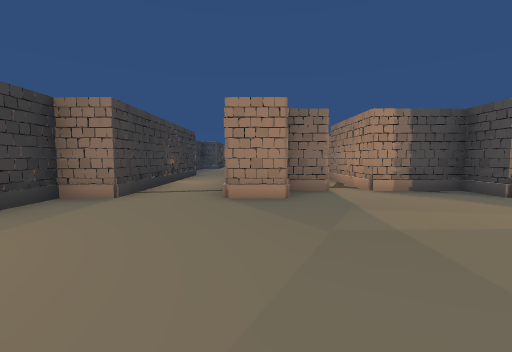
View 1 (above)

19 first-person views from a walk through a scene from a Unity 3-D project. The camera is 1.4 m above the floor, tilts 4° down and sees 90° across. The floor is counted in squares, 2 m on a side. Each view is taken from the middle of a square. On the plan, view 1 faces up. The plan holds only what a view shows up to about 9 squares ahead; the rest is blank. The place goes on beyond the plan. The player is left out. Some animated figures are not drawn.

View 2
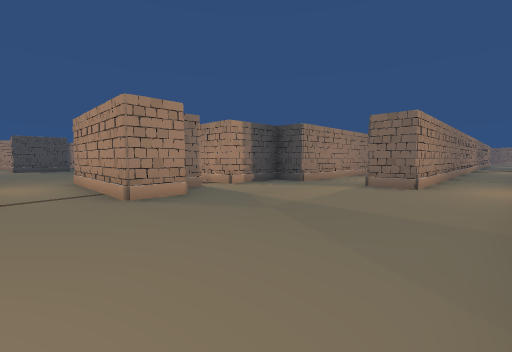

View 3
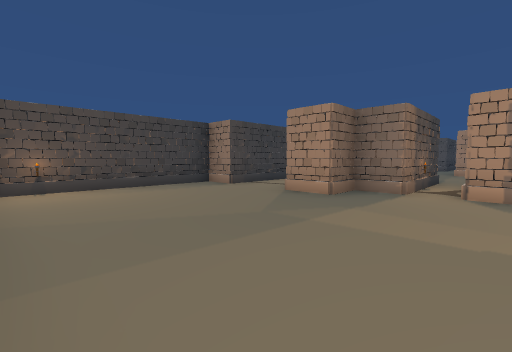

View 4
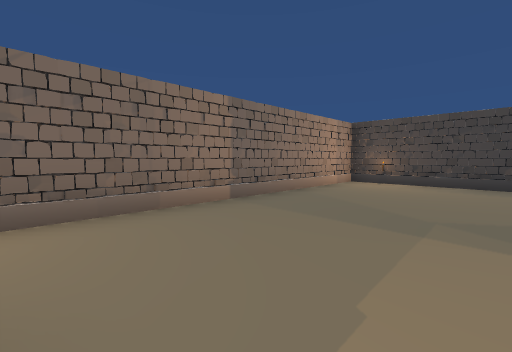

View 5
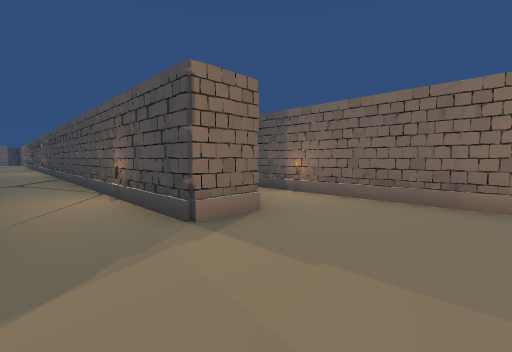

View 6
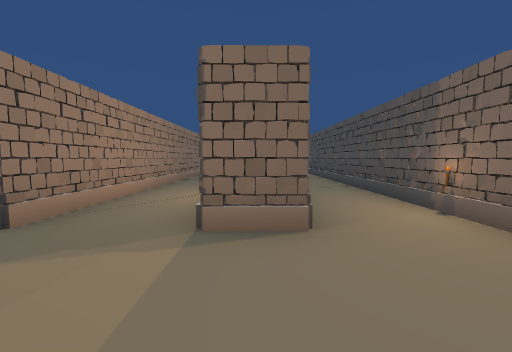

View 7
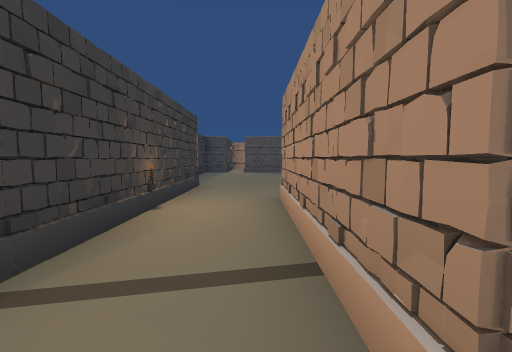

View 8
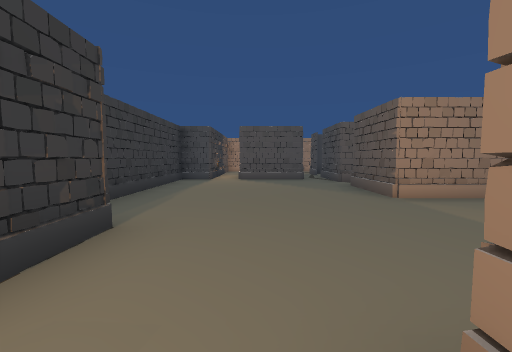

View 9
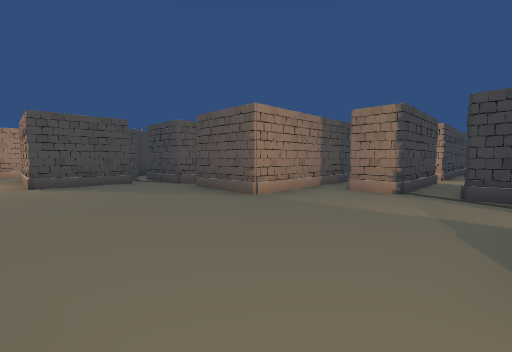

View 10
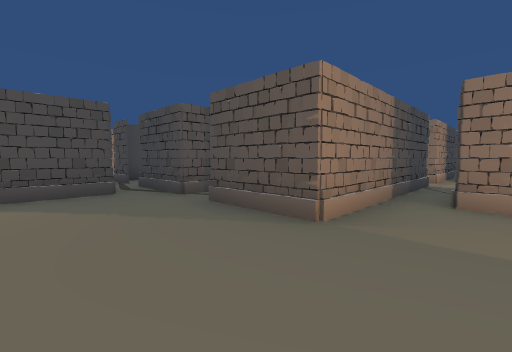

View 11
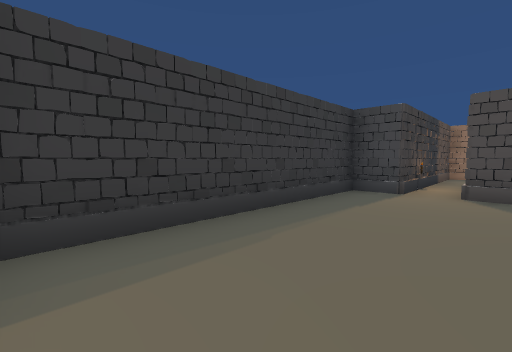

View 12
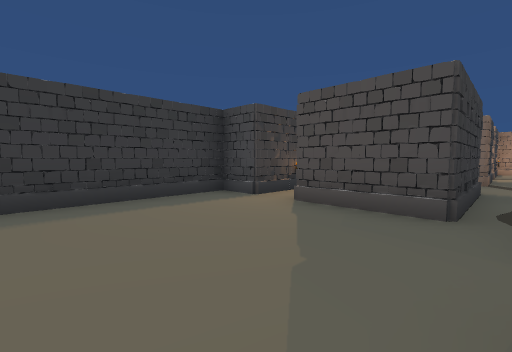

View 13
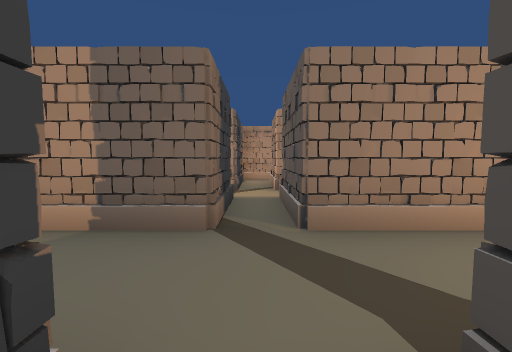

View 14
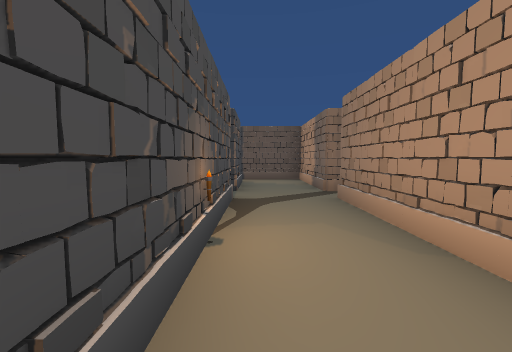

View 15
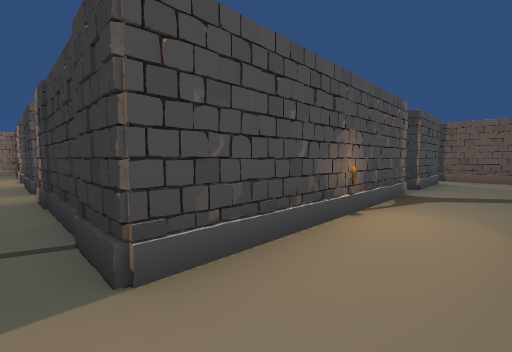

View 16
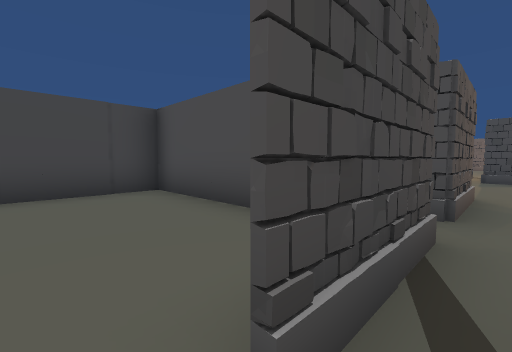

View 17
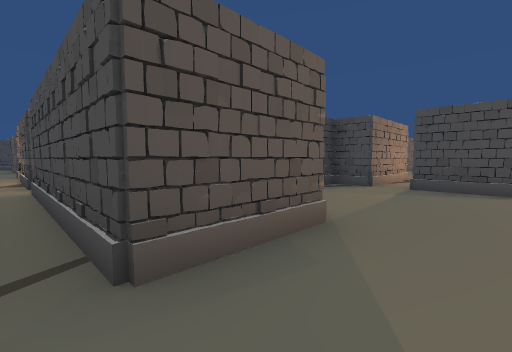

View 18
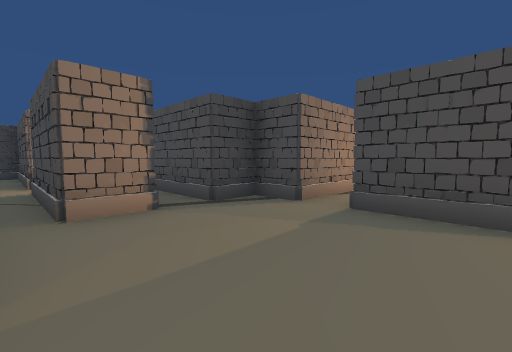

View 19
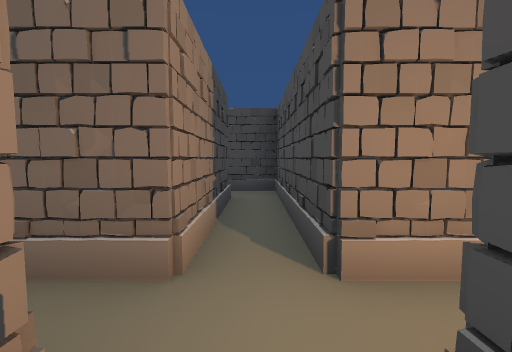

### Floor plan
Key: @ floor where view 1 was taken; # wall or solid block; . floor; O other object.
Columns run from 4 left of view 1 to 14 right of it. Each row starts with its distance up from view 1.
 28      #
 27     #O
 26     #.#
 25     #.#
 24      .
 23     #.#
 22  ####.###
 21  #..........
 20  #......O...
 19  #.##.######
 18  #O##......#
 17 ##.##.#....#
 16 #.....#....#
 15 #.....######..O..
 14 #.....#####.### #
 13 #.....#####.### #
 12 #...............#
 11 #.......###O#####
 10 ##............
  9  #......###.
  8  #O.##.##
  7  #..##O#
  6  #..##.###
  5 ##..#....#######
  4 #..................
  3 #..........O.......
  2 #........#########
  1 #..............
  0 #O..@....O......
 -1 ################

Where each view was taken, in squares from view 1:
view 1: 0 up, 0 right, facing up
view 2: 0 up, 2 left, facing up-right
view 3: 0 up, 3 right, facing up-left
view 4: 3 up, 4 right, facing down-left
view 5: 4 up, 2 right, facing down-right
view 6: 2 up, 2 right, facing right
view 7: 4 up, 1 left, facing up
view 8: 8 up, 1 left, facing up
view 9: 9 up, 2 left, facing up-right
view 10: 11 up, 1 left, facing up-right
view 11: 11 up, 1 left, facing up-left
view 12: 13 up, 1 right, facing up-left
view 13: 19 up, 1 right, facing up
view 14: 20 up, 6 right, facing left
view 15: 21 up, 7 right, facing down-left
view 16: 18 up, 1 right, facing down-right
view 17: 15 up, 0 right, facing down-right
view 18: 12 up, 0 right, facing down-right
view 19: 12 up, 6 right, facing right
